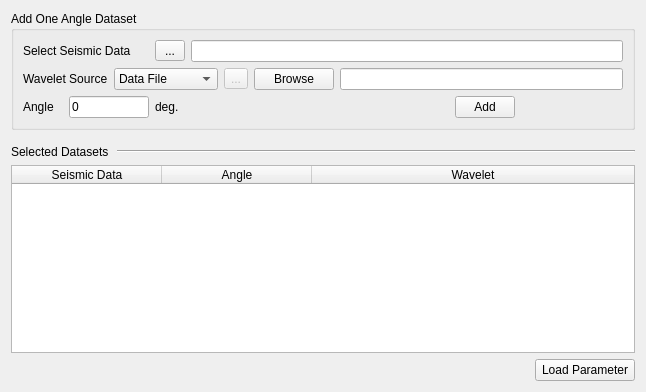
<?xml version="1.0" encoding="UTF-8"?>
<ui version="4.0">
 <class>Page3TermAvoInversionOneExt</class>
 <widget class="QWidget" name="Page3TermAvoInversionOneExt">
  <property name="geometry">
   <rect>
    <x>0</x>
    <y>0</y>
    <width>646</width>
    <height>392</height>
   </rect>
  </property>
  <property name="windowTitle">
   <string>Form</string>
  </property>
  <layout class="QGridLayout" name="gridLayout_2">
   <item row="3" column="1">
    <widget class="QPushButton" name="m_pPushBtnLoadPara">
     <property name="minimumSize">
      <size>
       <width>100</width>
       <height>0</height>
      </size>
     </property>
     <property name="toolTip">
      <string>Please select an item on the tree to copy its parameter here.</string>
     </property>
     <property name="text">
      <string>Load Parameter</string>
     </property>
    </widget>
   </item>
   <item row="3" column="0">
    <spacer name="horizontalSpacer_5">
     <property name="orientation">
      <enum>Qt::Horizontal</enum>
     </property>
     <property name="sizeHint" stdset="0">
      <size>
       <width>519</width>
       <height>20</height>
      </size>
     </property>
    </spacer>
   </item>
   <item row="2" column="0" colspan="2">
    <widget class="QTableWidget" name="m_pTable">
     <property name="minimumSize">
      <size>
       <width>0</width>
       <height>100</height>
      </size>
     </property>
     <property name="maximumSize">
      <size>
       <width>16777215</width>
       <height>16777215</height>
      </size>
     </property>
     <attribute name="horizontalHeaderDefaultSectionSize">
      <number>150</number>
     </attribute>
     <attribute name="horizontalHeaderStretchLastSection">
      <bool>true</bool>
     </attribute>
     <attribute name="verticalHeaderCascadingSectionResizes">
      <bool>false</bool>
     </attribute>
     <column>
      <property name="text">
       <string>Seismic Data</string>
      </property>
     </column>
     <column>
      <property name="text">
       <string>Angle</string>
      </property>
     </column>
     <column>
      <property name="text">
       <string>Wavelet</string>
      </property>
     </column>
    </widget>
   </item>
   <item row="1" column="0" colspan="2">
    <layout class="QHBoxLayout" name="horizontalLayout_2">
     <property name="topMargin">
      <number>9</number>
     </property>
     <item>
      <widget class="QLabel" name="label_6">
       <property name="maximumSize">
        <size>
         <width>100</width>
         <height>16777215</height>
        </size>
       </property>
       <property name="text">
        <string>Selected Datasets</string>
       </property>
      </widget>
     </item>
     <item>
      <widget class="Line" name="line">
       <property name="orientation">
        <enum>Qt::Horizontal</enum>
       </property>
      </widget>
     </item>
    </layout>
   </item>
   <item row="0" column="0" colspan="2">
    <widget class="QGroupBox" name="groupBox">
     <property name="title">
      <string>Add One Angle Dataset</string>
     </property>
     <layout class="QGridLayout" name="gridLayout">
      <item row="0" column="0" colspan="3">
       <widget class="QLabel" name="label">
        <property name="text">
         <string>Select Seismic Data</string>
        </property>
       </widget>
      </item>
      <item row="0" column="3">
       <widget class="QToolButton" name="m_pBtnSelectDV">
        <property name="minimumSize">
         <size>
          <width>30</width>
          <height>0</height>
         </size>
        </property>
        <property name="maximumSize">
         <size>
          <width>16777215</width>
          <height>16777215</height>
         </size>
        </property>
        <property name="text">
         <string>...</string>
        </property>
        <property name="icon">
         <iconset resource="../xconsole/x.qrc">
          <normaloff>:/Icon/18804.png</normaloff>:/Icon/18804.png</iconset>
        </property>
       </widget>
      </item>
      <item row="0" column="4" colspan="8">
       <widget class="QLineEdit" name="m_pLineEdtDV">
        <property name="readOnly">
         <bool>true</bool>
        </property>
       </widget>
      </item>
      <item row="1" column="0" colspan="2">
       <widget class="QLabel" name="label_5">
        <property name="text">
         <string>Wavelet Source</string>
        </property>
       </widget>
      </item>
      <item row="1" column="2" colspan="3">
       <widget class="QComboBox" name="m_pCombDataSource">
        <item>
         <property name="text">
          <string>Data File</string>
         </property>
        </item>
        <item>
         <property name="text">
          <string>From Project</string>
         </property>
        </item>
       </widget>
      </item>
      <item row="1" column="5">
       <widget class="QToolButton" name="m_pBtnSelectWavelet">
        <property name="enabled">
         <bool>false</bool>
        </property>
        <property name="maximumSize">
         <size>
          <width>30</width>
          <height>16777215</height>
         </size>
        </property>
        <property name="text">
         <string>...</string>
        </property>
        <property name="icon">
         <iconset resource="../xconsole/x.qrc">
          <normaloff>:/Icon/18804.png</normaloff>:/Icon/18804.png</iconset>
        </property>
       </widget>
      </item>
      <item row="1" column="6" colspan="2">
       <widget class="QPushButton" name="m_pBtnBrowse">
        <property name="text">
         <string>Browse</string>
        </property>
       </widget>
      </item>
      <item row="1" column="8" colspan="4">
       <widget class="QLineEdit" name="m_pLineEdtWavelet">
        <property name="readOnly">
         <bool>true</bool>
        </property>
       </widget>
      </item>
      <item row="2" column="0">
       <widget class="QLabel" name="label_3">
        <property name="text">
         <string>Angle </string>
        </property>
       </widget>
      </item>
      <item row="2" column="1" colspan="2">
       <widget class="QLineEdit" name="m_pLineEdtAngle">
        <property name="maximumSize">
         <size>
          <width>80</width>
          <height>16777215</height>
         </size>
        </property>
        <property name="text">
         <string>0</string>
        </property>
       </widget>
      </item>
      <item row="2" column="3">
       <widget class="QLabel" name="label_4">
        <property name="text">
         <string>deg.</string>
        </property>
       </widget>
      </item>
      <item row="2" column="5" colspan="2">
       <spacer name="horizontalSpacer">
        <property name="orientation">
         <enum>Qt::Horizontal</enum>
        </property>
        <property name="sizeHint" stdset="0">
         <size>
          <width>61</width>
          <height>20</height>
         </size>
        </property>
       </spacer>
      </item>
      <item row="2" column="7" colspan="2">
       <spacer name="horizontalSpacer_3">
        <property name="orientation">
         <enum>Qt::Horizontal</enum>
        </property>
        <property name="sizeHint" stdset="0">
         <size>
          <width>40</width>
          <height>20</height>
         </size>
        </property>
       </spacer>
      </item>
      <item row="2" column="9">
       <spacer name="horizontalSpacer_4">
        <property name="orientation">
         <enum>Qt::Horizontal</enum>
        </property>
        <property name="sizeHint" stdset="0">
         <size>
          <width>96</width>
          <height>20</height>
         </size>
        </property>
       </spacer>
      </item>
      <item row="2" column="10">
       <widget class="QPushButton" name="m_pBtnAdd">
        <property name="maximumSize">
         <size>
          <width>60</width>
          <height>16777215</height>
         </size>
        </property>
        <property name="text">
         <string>Add</string>
        </property>
        <property name="icon">
         <iconset resource="../xconsole/x.qrc">
          <normaloff>:/Icon/Add.png</normaloff>:/Icon/Add.png</iconset>
        </property>
       </widget>
      </item>
      <item row="2" column="11">
       <spacer name="horizontalSpacer_2">
        <property name="orientation">
         <enum>Qt::Horizontal</enum>
        </property>
        <property name="sizeHint" stdset="0">
         <size>
          <width>61</width>
          <height>20</height>
         </size>
        </property>
       </spacer>
      </item>
     </layout>
    </widget>
   </item>
  </layout>
 </widget>
 <resources>
  <include location="../xconsole/x.qrc"/>
 </resources>
 <connections/>
</ui>
